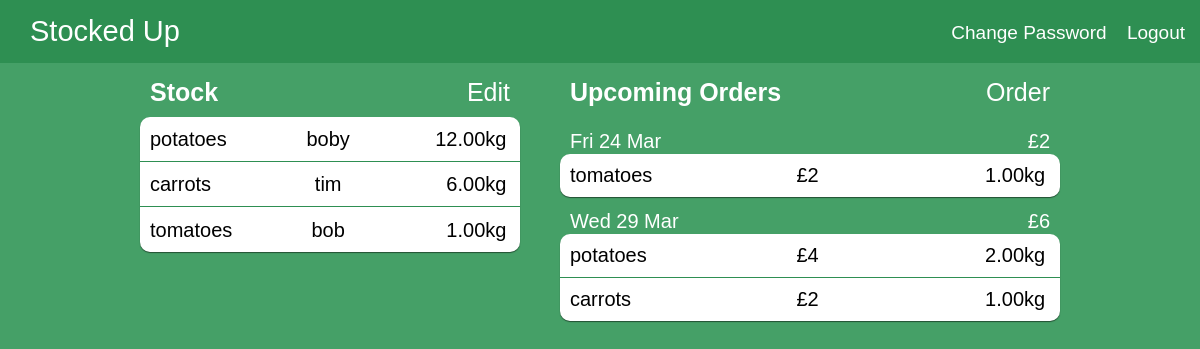
The page /stock (signed in) on the database as committed earlier.
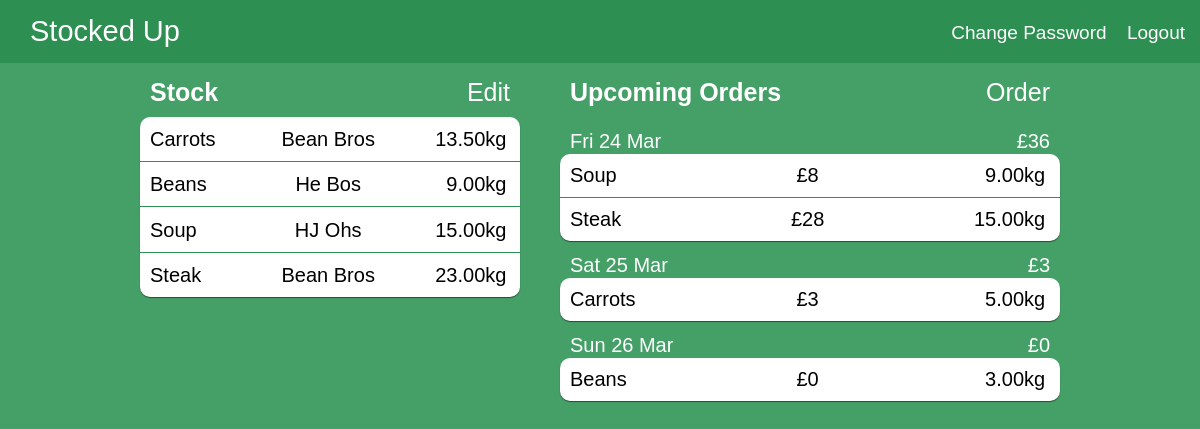
The same page on the database as committed later.
### stockedup/models.py (models this page shows, shortened)
class Supplier(models.Model):
    name = models.CharField(max_length=128)
    email = models.EmailField(unique=True)
    def __str__(self):
        return self.name

class Item(models.Model):
    user = models.ForeignKey(User)
    supplier = models.ForeignKey(Supplier)
    name = models.CharField(max_length=128)
    rate = models.DecimalField(default=0, decimal_places=2, max_digits=10)
    cost = models.DecimalField(default=0, decimal_places=2, max_digits=10)
    stock = models.DecimalField(default=0, decimal_places=2, max_digits=10)
    lastUpdated = models.DateField(default=date.today)
    class Meta:
        unique_together = ("user", "supplier", "name")

### stockedup/views.py (the view)
# urls.py: url(r'^stock', views.stock, name='stock'),
@login_required
def stock(request):
	currentUser = request.user
	items = filter(lambda x: x.user == currentUser, Item.objects.all())  # Filters items to only the current user
	contextDict = {'stock': [], 'orders': []}
	datedOrders = {}
	orders = []
	for item in items:
		contextDict['stock'] += [
			{'name': item.name, 'from': item.supplier, 'kgpw': item.rate, 'amount': item.stock, 'ppkg': 2}]
		if item.rate != 0:
			orders += [(int(item.stock / item.rate), item)]  # Creates tuple: order = (Days Left, Item)
	orders = sorted(orders, key=lambda order: order[0])  # Sort by days lasting
	days = ("Mon", "Tues", "Wed", "Thurs", "Fri", "Sat", "Sun")
	months = ("Jan", "Feb", "Mar", "Apr", "May", "Jun", "Jul", "Aug", "Sep", "Oct", "Nov", "Dec")
	for order in orders:
		orderDate = datetime.date.today() + datetime.timedelta(order[0])  # Find reorder date
		stringDate = str(days[orderDate.weekday()]) + ' ' + str(orderDate.day) + ' ' + str(months[orderDate.month - 1])
		datedOrders[stringDate] = {'total': 0,
								   'orders': datedOrders.get(stringDate, {'orders': []})['orders'] + [
									   {'name': order[1].name,
										'from': order[1].supplier,
										'cost': round(order[1].cost*order[1].rate), 'amount': order[1].rate}]}
	for day in datedOrders:
		tempList = []
		total = 0
		for order in datedOrders[day]['orders']:
			total += order['cost']  # Sums up cost
			tempList += [order]
		contextDict['orders'] += [{'date': day, 'total': total, 'orders': tempList}]
	contextDict['orders'] = sorted(contextDict['orders'], key=lambda k: months.index(k['date'].split(' ')[2]))
	return render(request, 'stockedup/stock.html', context=contextDict)

### templates/stockedup/stock.html (shortened to what this page needs)
{% extends 'stockedup/base.html' %}
{% load staticfiles %}
{% block body_block %}
	<div id="fixedbox">
		<div id="currentStock" class="stockbox">
			<span><h1>Stock</h1><a class="edit">Edit</a></span>
			<li>
				{% for item in stock %}
					<ul class="itemrow" data-kgpw="{{ item.kgpw }}" data-ppkg="{{ item.ppkg }}" data-fromemail="{{ item.from.email }}"><span data-type="name">{{ item.name }}</span><span data-type="from">{{ item.from }}</span><span data-type="amount">{{ item.amount }}kg</span></ul>
				{% endfor %}
			</li>
		</div>
		<div id="upcomingOrders" class="stockbox">
			<span><h1>Upcoming Orders</h1><a id="sendorder">Order</a></span>
			<li>
				{% for day in orders %}
					<ul>
						<h2><span>{{ day.date }}</span><span id="amount">£{{ day.total }}</span></h2>
						<li>
							{% for order in day.orders %}
								<ul><span>{{ order.name }}</span><span>£{{ order.cost }}</span><span>{{ order.amount }}kg</span></ul>
							{% endfor %}
						</li>
					</ul>
				{% endfor %}
			</li>
		</div>
	</div>
{% endblock %}

### templates/stockedup/base.html (shortened to what this page needs)
<!DOCTYPE html>
{% load staticfiles %}
<html>
	<head>
		<link rel="stylesheet" type="text/css" href="{% static "stockedup/css/style.css" %}" />
	</head>
	<body>
		<div id="header">
			<a href="/stock"><h1>Stocked Up</h1></a>
			{% if user.is_authenticated %}
				<span>
					<a href="{% url 'auth_password_change' %}">Change Password</a>
					<a href="{% url 'auth_logout' %}?next=/accounts/login/">Logout</a>
				</span>
			{% endif %}
		</div>
		{% block body_block %}
		{% endblock %}
	</body>
</html>

### static/stockedup/css/style.css (style rules this page uses)
html { font-family: sans-serif; font-size: 20px; }
body { margin: 0px; background-color: #45a067; }
div#header { background-color: #2e8f52; padding: 15px; }
#header h1 { margin: 0px; color: #fff; font-weight: 400; font-size: 29px; display: inline-block; }
@media (min-width: 930px) { div#fixedbox { margin-left: calc(50% - 465px); } }
div#currentStock { width: 380px; margin-right: 30px; }
div#upcomingOrders { width: 500px; float: right; }
#currentStock h1,#upcomingOrders h1 { font-weight: 600; margin: 0px; display: inline-block; color: #fff; font-size: 25px; }
#currentStock li { background-color: #fff; border-radius: 10px; box-shadow: 0px 1px 1px rgba(0,0,0,0.5); display: block; }
#currentStock a { font-weight: 300; float: right; cursor: pointer; }
.stockbox { display: inline-block; margin: 5px; vertical-align: top; }
.stockbox > span { color: #fff; margin: 10px; display: block; font-size: 25px; }
.stockbox ul { display: inline-block; width: calc(100% - 20px); margin: 0px; padding: 10px; border-bottom: 1px solid #2e8f52; }
.stockbox ul span { display: inline-block; text-align: center; vertical-align: middle; width: 33%; font-size: 20px; }
.stockbox ul span:first-child { text-align: left; }
.stockbox ul span:last-child { text-align: right; }
#upcomingOrders li { display: block; }
#upcomingOrders > li > ul { border: none; padding: 0px; color: #fff; font-size: 15px; width: 100%; }
.stockbox h2 { font-weight: inherit; margin: 10px; margin-bottom: 1px; }
#upcomingOrders li li { background: #fff; color: #000; border-radius: 10px; box-shadow: 0px 1px 1px rgba(0,0,0,0.5); }
#currentStock:not(.edit) ul:nth-last-child(2) { border: none; }
div#fixedbox { max-width: 930px; margin-bottom: 30px; }
#header span { float: right; font-size: 19px; font-weight: 300; margin-top: 7px; }
a { color: #fff; text-decoration: none; }
#header a { margin-left: 15px; }
#upcomingOrders ul:last-child { border: none; }
.stockbox ul h2 span { width: 50%; }
a#sendorder { font-weight: 300; float: right; cursor: pointer; }

Rows that differ between the two databases and show on the page:
removed Supplier: name "potatoes", from "boby", amount "12.00", cost "4", amount "2.00"
removed Supplier: name "carrots", from "tim", amount "6.00", cost "2", amount "1.00"
removed Supplier: name "tomatoes", from "bob", amount "1.00", cost "2"
added Supplier: name "Carrots", from "Bean Bros", amount "13.50", name "Steak", amount "23.00", cost "28", amount "15.00", cost "3", amount "5.00"
added Supplier: name "Beans", from "He Bos", amount "9.00", cost "0", amount "3.00"
added Supplier: name "Soup", from "HJ Ohs", amount "15.00", cost "8", amount "9.00"
Other text that changed with them:
new list line: "Fri 24 Mar £ 36"
new list line: "Sat 25 Mar £ 3"
new list line: "Sun 26 Mar £ 0"
list line gone: "Fri 24 Mar £ 2"
list line gone: "Wed 29 Mar £ 6"
